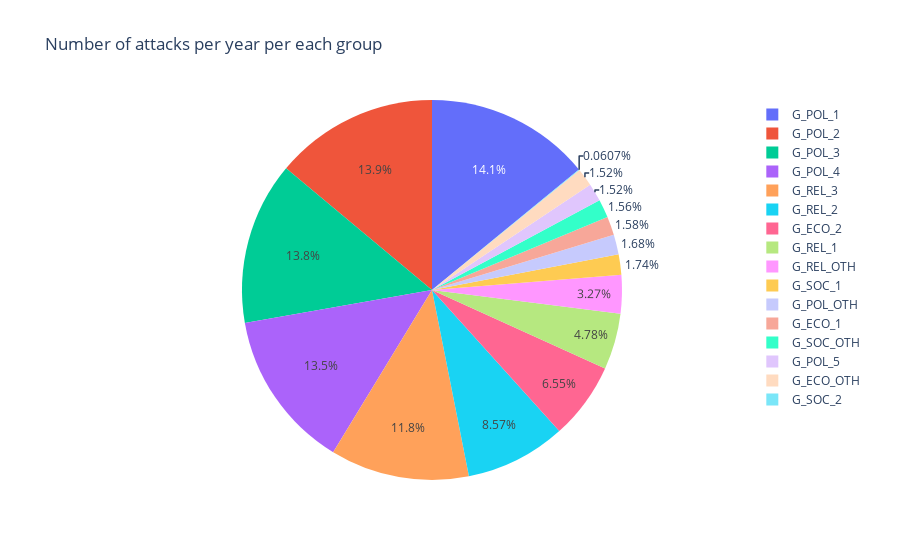

Notebook code cell kept with this figure:
### Code cell
total_col = MG_pol_col.append(MG_soc_col).append(MG_eco_col).append(MG_rel_col)
# count how many killed people happen in G_POL_1

# multiply the number of killed people with the number of attacks
df_dict = df[total_col].groupby([df['nkill']]).sum().reset_index().apply(lambda x: x['nkill']*x[total_col], axis=1).sum()

# plot a pie chart where the total is the sum of the number of killed people
fig = px.pie(df_dict, values=df_dict, names=total_col, title='Number of attacks per year per each group')
fig.show()

### Figure 1 — Plotly figure (JSON) as saved in the notebook; plotly's stock layout.template omitted (floating-point values rounded to 4 significant figures)
{"data": [{"domain": {"x": [0, 1], "y": [0, 1]}, "hovertemplate": "label=%{label}<br>value=%{value}<extra></extra>", "labels": ["G_POL_1", "G_POL_2", "G_POL_3", "G_POL_4", "G_POL_5", "G_POL_OTH", "G_SOC_1", "G_SOC_2", "G_SOC_OTH", "G_ECO_1", "G_ECO_2", "G_ECO_OTH", "G_REL_1", "G_REL_2", "G_REL_3", "G_REL_OTH"], "legendgroup": "", "name": "", "showlegend": true, "type": "pie", "values": [16684, 16529, 16397, 16038, 1805, 1995, 2058, 72, 1847, 1871, 7766, 1799, 5666, 10157, 14019, 3873]}], "layout": {"legend": {"tracegroupgap": 0}, "title": {"text": "Number of attacks per year per each group"}}}
